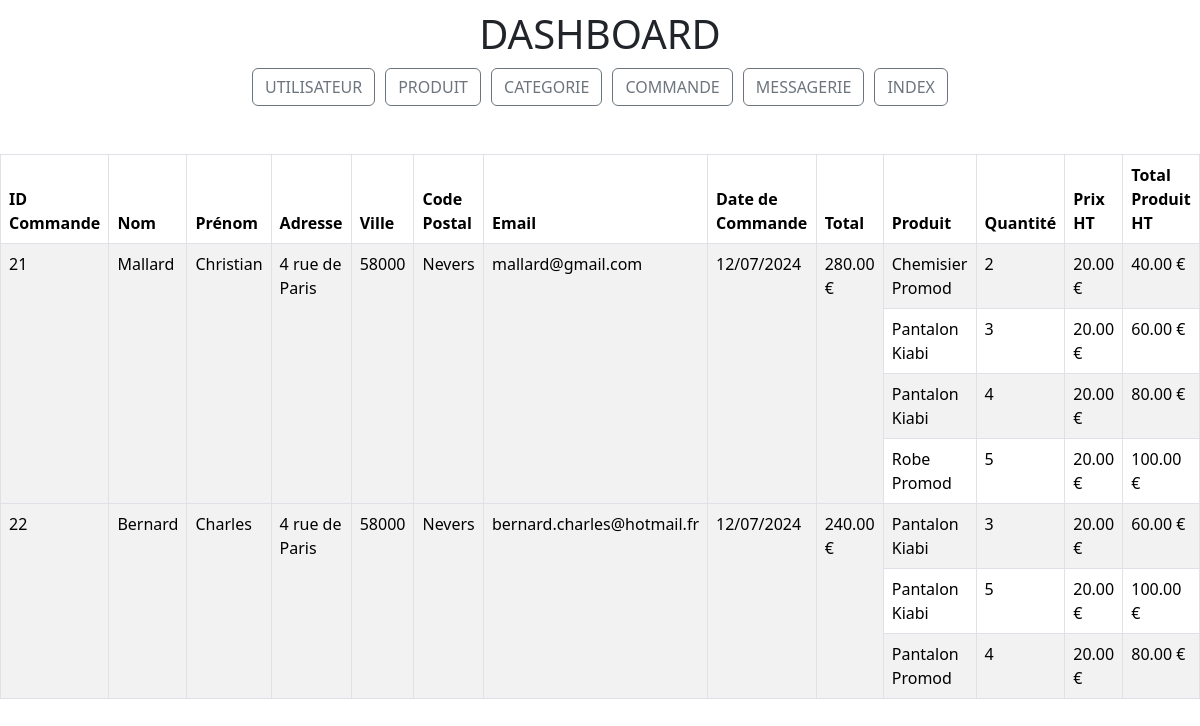
The page /dashboard/commandes/dashboard_commandes.php on the database its author committed.
### tables this page shows
CREATE TABLE `commande_details` (
  `id` int NOT NULL,
  `commande_id` int NOT NULL,
  `produit_id` int NOT NULL,
  `quantite` int NOT NULL,
  `prix_ht` int NOT NULL
);

CREATE TABLE `commandes` (
  `id` int NOT NULL,
  `nom` varchar(255) NOT NULL,
  `prenom` varchar(255) NOT NULL,
  `adresse` varchar(255) NOT NULL,
  `ville` varchar(255) NOT NULL,
  `code_postal` varchar(255) NOT NULL,
  `email` varchar(255) NOT NULL,
  `total` decimal(10,0) NOT NULL,
  `date_commande` timestamp NULL DEFAULT CURRENT_TIMESTAMP
);

CREATE TABLE `produits` (
  `id` int NOT NULL,
  `image_produit` varchar(255) NOT NULL,
  `nom_produit` varchar(255) NOT NULL,
  `genre` varchar(255) NOT NULL,
  `reference` varchar(255) NOT NULL,
  `marque` varchar(255) NOT NULL,
  `categorie_id` int NOT NULL,
  `couleur` varchar(255) NOT NULL,
  `matiere` varchar(255) NOT NULL,
  `motif` varchar(255) NOT NULL,
  `description` varchar(1000) NOT NULL,
  `taille` varchar(255) NOT NULL,
  `quantite` int NOT NULL,
  `prix_ht` varchar(255) NOT NULL
);

### src/dashboard/commandes/dashboard_commandes.php (the view, shortened to what this page needs)
<?php
require_once("../../connect.php");
$sql = "SELECT c.id, c.nom, c.prenom, c.adresse, c.ville, c.code_postal, c.email, c.date_commande, c.total, p.nom_produit AS produit_nom, cd.quantite, cd.prix_ht
        FROM commandes c
        JOIN commande_details cd ON c.id = cd.commande_id
        JOIN produits p ON cd.produit_id = p.id
        ORDER BY c.id, p.nom_produit";
$query = $db->prepare($sql);
$query->execute();
$commandes = $query->fetchAll(PDO::FETCH_ASSOC);
function formatDateToFrench($dateString)
{
    $date = new DateTime($dateString);
    return $date->format('d/m/Y');
}
?>
<!DOCTYPE html>
<html lang="fr">
<head>
    <link rel="stylesheet" href="../../css/dashboard/dashboard.css">
    <link href="https://cdn.jsdelivr.net/npm/bootstrap@5.3.3/dist/css/bootstrap.min.css" rel="stylesheet">
</head>
<body>
    <?php
    include '../../templates/navbar_dashboard.php';
    ?>
    <section class="dashboard">
        <br>
        <br>
        <table class="table table-striped table-hover table-bordered">
            <thead>
                <tr>
                    <th>ID Commande</th>
                    <th>Nom</th>
                    <th>Prénom</th>
                    <th>Adresse</th>
                    <th>Ville</th>
                    <th>Code Postal</th>
                    <th>Email</th>
                    <th>Date de Commande</th>
                    <th>Total</th>
                    <th>Produit</th>
                    <th>Quantité</th>
                    <th>Prix HT</th>
                    <th>Total Produit HT</th>
                </tr>
            </thead>
            <tbody>
                <?php
                $current_id = null;
                foreach ($commandes as $commande) {
                    if ($current_id !== $commande["id"]) {
                        if ($current_id !== null) {
                            echo "</tbody>";
                        }
                        $current_id = $commande["id"];
                        echo "<tbody>";
                        echo "<tr>";
                        echo "<td rowspan=\"" . count($commandes) . "\">" . htmlspecialchars($commande["id"]) . "</td>";
                        echo "<td rowspan=\"" . count($commandes) . "\">" . htmlspecialchars($commande["nom"]) . "</td>";
                        echo "<td rowspan=\"" . count($commandes) . "\">" . htmlspecialchars($commande["prenom"]) . "</td>";
                        echo "<td rowspan=\"" . count($commandes) . "\">" . htmlspecialchars($commande["adresse"]) . "</td>";
                        echo "<td rowspan=\"" . count($commandes) . "\">" . htmlspecialchars($commande["ville"]) . "</td>";
                        echo "<td rowspan=\"" . count($commandes) . "\">" . htmlspecialchars($commande["code_postal"]) . "</td>";
                        echo "<td rowspan=\"" . count($commandes) . "\">" . htmlspecialchars($commande["email"]) . "</td>";
                        echo "<td rowspan=\"" . count($commandes) . "\">" . htmlspecialchars(formatDateToFrench($commande["date_commande"])) . "</td>";
                        echo "<td rowspan=\"" . count($commandes) . "\">" . htmlspecialchars(number_format($commande["total"], 2)) . " €</td>";
                    }
                    echo "<td>" . htmlspecialchars($commande["produit_nom"]) . "</td>";
                    echo "<td>" . htmlspecialchars($commande["quantite"]) . "</td>";
                    echo "<td>" . htmlspecialchars(number_format($commande["prix_ht"], 2)) . " €</td>";
                    echo "<td>" . htmlspecialchars(number_format($commande["prix_ht"] * $commande["quantite"], 2)) . " €</td>";
                    echo "</tr>";
                }
                if ($current_id !== null) {
                    echo "</tbody>";
                }
                ?>
            </tbody>
        </table>
    </section>
</body>
</html>

### rows shown on the page
commande_details: commande "21", commande.nom "Mallard", commande.prenom "Christian", commande.adresse "4 rue de Paris", commande.ville "58000", commande.code_postal "Nevers", commande.email "mallard@gmail.com", commande.date_commande "12/07/2024", commande.total "280.00", produit.nom_produit "Chemisier Promod", quantite "2", prix_ht "20.00", $commande["prix_ht"] * $commande["quantite"] "40.00"
commande_details: produit.nom_produit "Pantalon Kiabi", quantite "3", prix_ht "20.00", $commande["prix_ht"] * $commande["quantite"] "60.00"
commande_details: produit.nom_produit "Pantalon Kiabi", quantite "4", prix_ht "20.00", $commande["prix_ht"] * $commande["quantite"] "80.00"
commande_details: produit.nom_produit "Robe Promod", quantite "5", prix_ht "20.00", $commande["prix_ht"] * $commande["quantite"] "100.00"
commande_details: commande "22", commande.nom "Bernard", commande.prenom "Charles", commande.adresse "4 rue de Paris", commande.ville "58000", commande.code_postal "Nevers", commande.email "bernard.charles@hotmail.fr", commande.date_commande "12/07/2024", commande.total "240.00", produit.nom_produit "Pantalon Kiabi", quantite "3", prix_ht "20.00", $commande["prix_ht"] * $commande["quantite"] "60.00"
commande_details: produit.nom_produit "Pantalon Kiabi", quantite "5", prix_ht "20.00", $commande["prix_ht"] * $commande["quantite"] "100.00"
commande_details: produit.nom_produit "Pantalon Promod", quantite "4", prix_ht "20.00", $commande["prix_ht"] * $commande["quantite"] "80.00"
